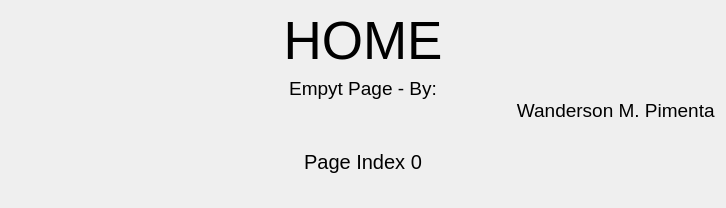
                                                                        <widget class="QWidget" name="page_home">
                                                                            <layout class="QVBoxLayout"
                                                                                    name="verticalLayout_10">
                                                                                <item>
                                                                                    <widget class="QLabel"
                                                                                            name="label_6">
                                                                                        <property name="font">
                                                                                            <font>
                                                                                                <family>Segoe UI
                                                                                                </family>
                                                                                                <pointsize>40
                                                                                                </pointsize>
                                                                                            </font>
                                                                                        </property>
                                                                                        <property name="styleSheet">
                                                                                            <string notr="true"/>
                                                                                        </property>
                                                                                        <property name="text">
                                                                                            <string>HOME</string>
                                                                                        </property>
                                                                                        <property name="alignment">
                                                                                            <set>Qt::AlignCenter</set>
                                                                                        </property>
                                                                                    </widget>
                                                                                </item>
                                                                                <item>
                                                                                    <widget class="QLabel" name="label">
                                                                                        <property name="font">
                                                                                            <font>
                                                                                                <family>Segoe UI
                                                                                                </family>
                                                                                                <pointsize>14
                                                                                                </pointsize>
                                                                                            </font>
                                                                                        </property>
                                                                                        <property name="text">
                                                                                            <string>Empyt Page - By:
                                                                                                Wanderson M. Pimenta
                                                                                            </string>
                                                                                        </property>
                                                                                        <property name="alignment">
                                                                                            <set>Qt::AlignCenter</set>
                                                                                        </property>
                                                                                    </widget>
                                                                                </item>
                                                                                <item>
                                                                                    <widget class="QLabel"
                                                                                            name="label_7">
                                                                                        <property name="font">
                                                                                            <font>
                                                                                                <family>Segoe UI
                                                                                                </family>
                                                                                                <pointsize>15
                                                                                                </pointsize>
                                                                                            </font>
                                                                                        </property>
                                                                                        <property name="text">
                                                                                            <string>Page Index 0
                                                                                            </string>
                                                                                        </property>
                                                                                        <property name="alignment">
                                                                                            <set>Qt::AlignCenter</set>
                                                                                        </property>
                                                                                    </widget>
                                                                                </item>
                                                                            </layout>
                                                                        </widget>
